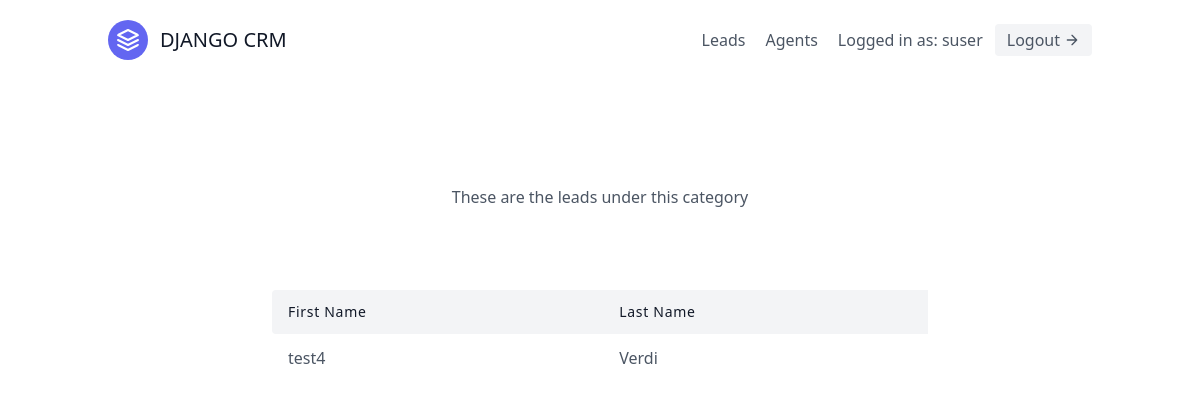
/leads/categories/3/ (signed in), run on the app's committed database.
### leads/models.py (models this page shows, shortened)
class User(AbstractUser):
  is_organisor = models.BooleanField(default=True)
  is_agent = models.BooleanField(default=False)

class Lead(models.Model):
  first_name = models.CharField(max_length=20)
  last_name = models.CharField(max_length=20)
  age = models.IntegerField(default=0)
  organisation = models.ForeignKey(UserProfile, on_delete=models.CASCADE)
  agent = models.ForeignKey(Agent, null=True, blank=True, on_delete=models.SET_NULL)
  category = models.ForeignKey("Category", related_name="leads", on_delete=models.SET_NULL, blank=True, null=True)
  description = models.TextField()
  date_added = models.DateTimeField(auto_now_add=True)
  phone_number = models.CharField(max_length=20)
  email = models.EmailField()

### leads/views.py (the view)
# urls.py: path('categories/<int:pk>/', CategoryDetailView.as_view(), name="category-detail"),
class CategoryDetailView(LoginRequiredMixin, generic.DetailView):
  template_name = "leads/category_detail.html"
  context_object_name = "category"
  def get_context_data(self, **kwargs):
    context = super(CategoryDetailView, self).get_context_data(**kwargs)
    leads = self.get_object().leads.all()
    context.update({
      "leads": leads
    })
    return context
  def get_queryset(self):
    user = self.request.user
    if user.is_organisor:
      queryset = Category.objects.filter(
        organisation = user.userprofile
      )
    else:
      queryset = Category.objects.filter(
        organisation = user.agent.organisation
      )
    return queryset

### leads/templates/leads/category_detail.html (shortened to what this page needs)
{% extends 'base.html' %}
{% block content %}
<section class="text-gray-600 body-font">
  <div class="container px-5 py-24 mx-auto">
    <div class="flex flex-col text-center w-full mb-20">
      <p class="lg:w-2/3 mx-auto leading-relaxed text-base">
        These are the leads under this category
      </p>
    </div>
    <div class="lg:w-2/3 w-full mx-auto overflow-auto">
      <table class="table-auto w-full text-left whitespace-no-wrap">
        <thead>
          <tr>
            <th class="px-4 py-3 title-font tracking-wider font-medium text-gray-900 text-sm bg-gray-100 rounded-tl rounded-bl">
              First Name
            </th>
            <th class="px-4 py-3 title-font tracking-wider font-medium text-gray-900 text-sm bg-gray-100">
              Last Name
            </th>
          </tr>
        </thead>
        <tbody>
          {% for lead in leads %}
            <tr>
              <td class="px-4 py-3">
                <a class="hover:text-blue-500" href="{% url 'leads:lead-detail' lead.pk %}">{{ lead.first_name }}</a>
              </td>
              <td class="px-4 py-3">{{ lead.last_name }}</td>
            </tr>
          {% endfor %}
        </tbody>
      </table>
    </div>
  </div>
</section>
{% endblock content %}

### templates/navbar.html (shortened to what this page needs)
<header class="text-gray-600 body-font">
  <div class="container mx-auto flex flex-wrap p-5 flex-col md:flex-row items-center">
    <a href="{% url 'landing-page' %}" class="flex title-font font-medium items-center text-gray-900 mb-4 md:mb-0">
      <svg xmlns="http://www.w3.org/2000/svg" fill="none" stroke="currentColor" stroke-linecap="round" stroke-linejoin="round" stroke-width="2" class="w-10 h-10 text-white p-2 bg-indigo-500 rounded-full" viewBox="0 0 24 24">
        <path d="M12 2L2 7l10 5 10-5-10-5zM2 17l10 5 10-5M2 12l10 5 10-5"></path>
      </svg>
      <span class="ml-3 text-xl">DJANGO CRM</span>
    </a>
    <nav class="md:ml-auto flex flex-wrap items-center text-base justify-center">
      {% if not request.user.is_authenticated %}
        <a href="{% url 'signup' %}" class="mr-5 hover:text-gray-900">Signup</a>
      {% else %}
        <a href="{% url 'leads:lead-list' %}" class="mr-5 hover:text-gray-900">Leads</a>
        {% if request.user.is_organisor %}
          <a href="{% url 'agents:agent-list' %}" class="mr-5 hover:text-gray-900">Agents</a>
        {% endif %}
      {% endif %}
    </nav>
    {% if request.user.is_authenticated %}
      Logged in as: {{ request.user.username }}
      <a href="{% url 'logout' %}" class="ml-3 inline-flex items-center bg-gray-100 border-0 py-1 px-3 focus:outline-none hover:bg-gray-200 rounded text-base mt-4 md:mt-0">
        Logout
        <svg fill="none" stroke="currentColor" stroke-linecap="round" stroke-linejoin="round" stroke-width="2" class="w-4 h-4 ml-1" viewBox="0 0 24 24">
          <path d="M5 12h14M12 5l7 7-7 7"></path>
        </svg>
      </a>
    {% endif %}
  </div>
</header>

### data on the page
User: user.username "suser"
Lead: first_name "test4", last_name "Verdi"
